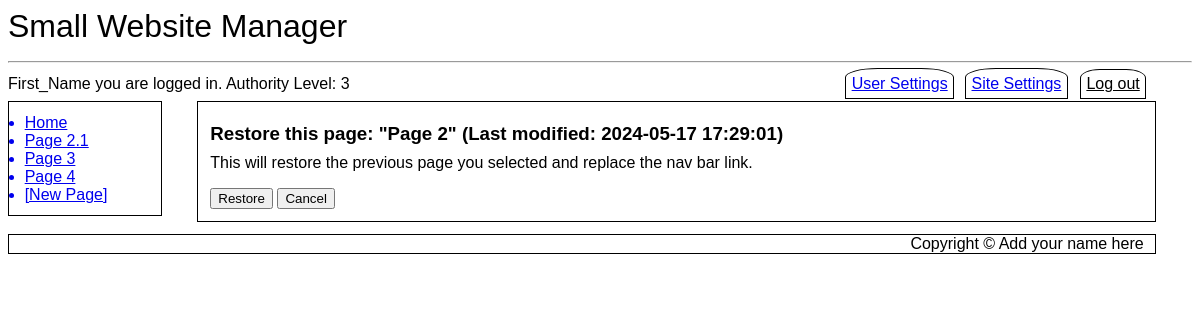
/restore.php?pageID=2&iteration=1 (signed in), run on the app's committed database.
### tables this page shows
CREATE TABLE `SubMenus` (
  `MenuID` int(11) NOT NULL,
  `LinkID` int(11) NOT NULL,
  `Page_ID` int(11) NOT NULL DEFAULT 0,
  `Menu_Entry` varchar(20) NOT NULL,
  `Title` varchar(500) NOT NULL,
  `Active` tinyint(1) NOT NULL DEFAULT 1
);

CREATE TABLE `Cust_Pages` (
  `Page_ID` int(11) NOT NULL,
  `Page_Iteration` int(11) NOT NULL,
  `Parent_Iteration` int(11) NOT NULL DEFAULT 0,
  `Title` text NOT NULL,
  `Body` text NOT NULL,
  `Last_Modified` datetime NOT NULL DEFAULT current_timestamp(),
  `Last_Author` int(11) NOT NULL
);

### restore.php (the view, shortened to what this page needs)
<?php
include ("db_connect.inc");
include ("header.inc");
include ("navbar.inc");
echo "<article id='main'>\r\n";
if ( isset($_SESSION['first_name']) AND isset($_SESSION['user_name']) AND $_SESSION['auth_lev']==3 ) {
	if ($_SERVER["REQUEST_METHOD"] == "POST" && $_POST['submitCode']=="Restore") {
		if ($_POST['Button'] == "Restore") {
			$title = $_POST['ftitle'];
			$pageID = $_POST['fpageID'];
			$pageIteration = $_POST['fpageIteration'];
			$query1 = "UPDATE Cust_Pages_DATA SET Page_ID=$pageID, Page_Iteration=$pageIteration, Active=1 WHERE Page_ID=$pageID";
			mysqli_query($cxn,$query1);
			if ($pageID !== 1) {
				$query2 = "UPDATE SubMenus SET Active=1, Title='index.php?page=$title' WHERE Page_ID=$pageID";
				mysqli_query($cxn,$query2);
			}
			$location = "Location: index.php";
			header($location);
			die();
		} elseif ($_POST['Button'] == "Cancel") {
			echo "<div class='message'>Page Restore Canceled</div>";
		}
	} elseif (isset($_GET['pageID']) AND isset($_GET['iteration'])) {
			$pageID = $_GET['pageID'];
			$pageIteration = $_GET['iteration'];
			$query = "SELECT Title, Last_Modified FROM Cust_Pages WHERE Page_ID=$pageID AND Page_Iteration=$pageIteration";
			$result = mysqli_query($cxn,$query);
			$row = mysqli_fetch_assoc($result);
			$title = $row['Title'];
			$lastModified = $row['Last_Modified'];
			echo	"<h3>Restore this page: \"$title\" (Last modified: ".$lastModified.")</h3>\r\n
			This will restore the previous page you selected and replace the nav bar link.<p>\r\n
			<form action='".htmlentities($_SERVER['PHP_SELF'])."' method=\"post\">\r\n
			<input type=\"hidden\" id=\"fpageID\" name=\"fpageID\" value=\"$pageID\">\r\n
			<input type=\"hidden\" id=\"fpageIteration\" name=\"fpageIteration\" value=\"$pageIteration\">\r\n
			<input type=\"hidden\" id=\"ftitle\" name=\"ftitle\" value=\"$title\">\r\n
			<input type=\"hidden\" id=\"submitCode\" name=\"submitCode\" value=\"Restore\">\r\n
			<input type=\"submit\" name=\"Button\" value=\"Restore\" />\r\n
			<input type=\"submit\" name=\"Button\" value=\"Cancel\" />\r\n
			</form>\r\n";
	}
} else {
	echo "<div class='error'>Restricted Area. You need administrative priviledges to access this page.</div>\r\n";
}
echo "</article>\r\n";
include ("footer.inc");
?>

### navbar.inc
<nav id="vnav1">
<?php
$query = "SELECT Menu_Entry, Title FROM SubMenus WHERE MenuID='1' AND Active=1 ORDER BY LinkID ASC LIMIT 10";
$result = mysqli_query($cxn,$query) or die ("Couldn't execute query.");
while($row = mysqli_fetch_assoc($result))
{
	$menuEntry = $row['Menu_Entry'];
	$pageTitle = $row['Title'];
	$pageTitle = preg_replace('/ /', '_', $pageTitle);
	echo "<a href='$pageTitle'>$menuEntry</a>\r\n";
}
if ($_SESSION['auth_lev'] == 3 AND isset($_SESSION['first_name']) AND isset($_SESSION['user_name']) ) {
	echo "<a class='newpage' href='newpage.php'>[New Page]</a>\r\n";
}
?>
</nav>

### style.css (style rules this page uses)
* { font-family: Arial, sans-serif; box-sizing: border-box; }
h1, h2, h3 { padding: 0%; margin-top: 1%; margin-bottom: 1%; }
article#main { margin-left:16%; width: 81%; float:none; border: 1px solid black; padding: 1%; }
nav#vnav1 { width:13%; float:left; border: 1px solid black; padding: 1%; clear: both; margin-top: 0%; }
nav#vnav1 a { display: list-item; list-style-type: disc; margin-left: 3%; }

### data on the page
submenus: Menu_Entry "Home"
submenus: Menu_Entry "Page 2.1"
submenus: Menu_Entry "Page 3"
submenus: Menu_Entry "Page 4"
cust_pages: Title "Page 2", Last_Modified "2024-05-17 17:29:01"

### other printed values
$websiteName "Small Website Manager"
$_SESSION['first_name'] "First_Name"
$_SESSION['auth_lev'] "3"
